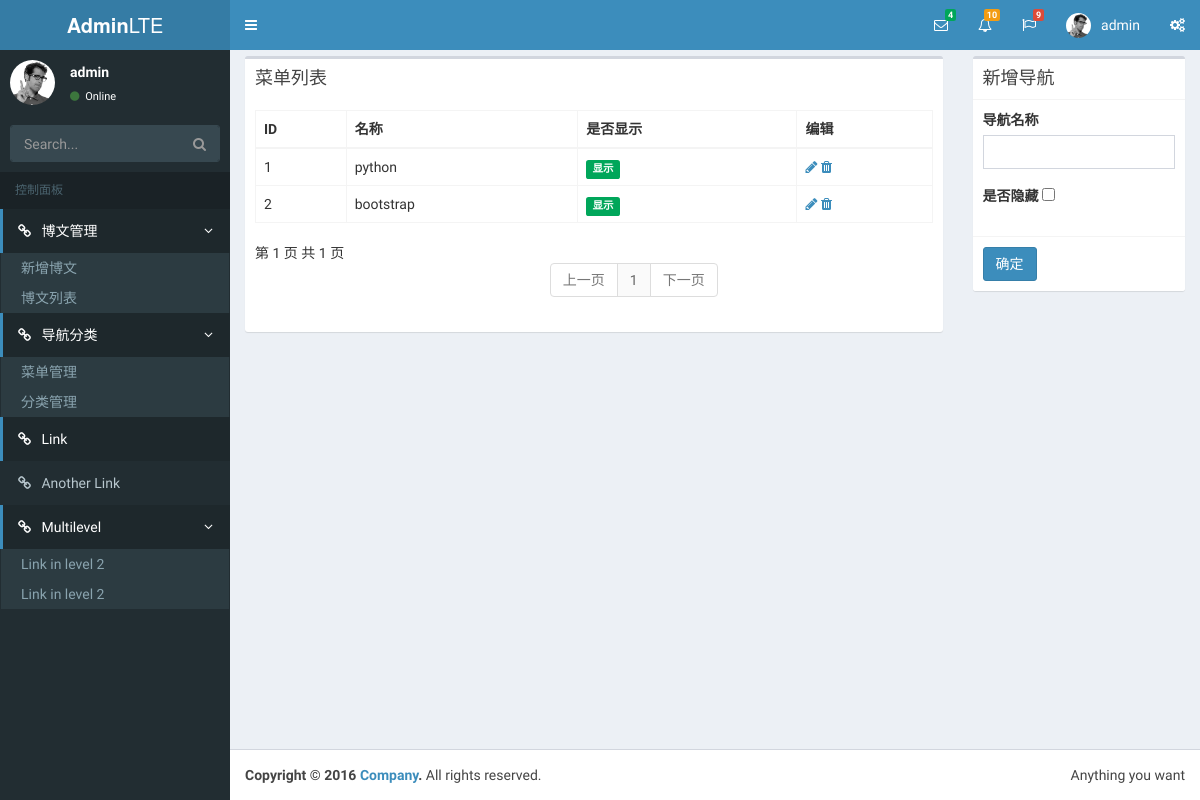
Screenshot of /admin/menu/ (signed in) with the database file from the repository.
### app/models.py (models this page shows, shortened)
class User(db.Model, UserMixin):
    __tablename__ = 'user'
    id = db.Column(db.Integer, primary_key=True)
    posts = db.relationship('Post', backref='author', lazy='dynamic')
    userName = db.Column(db.String(32))
    email = db.Column(db.String(64), unique=True, index=True)
    password_hash = db.Column(db.String(128))
    @property
    def password(self):
        raise AttributeError(u'该属性只读')

class Menus(db.Model):
    __tablename__ = 'menus'
    id = db.Column(db.Integer, primary_key=True)
    menucategory = db.relationship('Category', backref='menus', lazy='dynamic')
    menuName = db.Column(db.String(24), unique=True, index=True, nullable=False)
    orderNo = db.Column(db.Integer)
    visible = db.Column(db.Boolean, default=False)

### app/admin/views.py (the view)
@admin.route('/menu/')
@admin.route('/menu/<int:page>')
@login_required
def menu_list(page=1):
    menulst = Menus.query.order_by(Menus.orderNo).paginate(page, per_page=10)
    addmenuform = AddMenuForm()
    return render_template('admin/menu.html', menulst=menulst,
                           addmenuform=addmenuform)

### app/admin/forms.py
class AddMenuForm(FlaskForm):
    menuname = StringField(u'导航名称',
                           validators=[DataRequired(message=u'导航名称不能为空')])
    visibled = BooleanField(u'是否隐藏')
    submit = SubmitField(u'确定')

### app/models.py (called while the page is built)
@login_manager.user_loader
def load_user(user_id):
    return User.query.get(int(user_id))

### app/templates/admin/menu.html (shortened to what this page needs)
{% extends 'admin/admin-base.html' %}
{% import 'admin/_macro.html' as helper %}
{% block content %}
    <div class="row">
        <div class="col-md-9">
            <div class="box">
                <div class="box-header">
                    <h3 class="box-title">菜单列表</h3>
                </div>
                <div class="box-body">
                    <div id="example2_wrapper"
                         class="dataTables_wrapper form-inline dt-bootstrap">
                        <div class="row">
                            <div class="col-sm-6"></div>
                            <div class="col-sm-6"></div>
                        </div>
                        <div class="row">
                            <div class="col-sm-12">
                                <table id="example2"
                                       class="table table-bordered table-hover dataTable"
                                       role="grid"
                                       aria-describedby="example2_info">
                                    <thead>
                                    <tr role="row">
                                        <th class="sorting_asc" tabindex="0"
                                            aria-controls="example2" rowspan="1"
                                            colspan="1" aria-sort="ascending"
                                            aria-label="Rendering engine: activate to sort column descending">
                                            ID
                                        </th>
                                        <th class="sorting" tabindex="0"
                                            aria-controls="example2" rowspan="1"
                                            colspan="1"
                                            aria-label="Browser: activate to sort column ascending">
                                            名称
                                        </th>
                                        <th class="sorting" tabindex="0"
                                            aria-controls="example2" rowspan="1"
                                            colspan="1"
                                            aria-label="Platform(s): activate to sort column ascending">
                                            是否显示
                                        </th>
                                        <th class="sorting" tabindex="0"
                                            aria-controls="example2" rowspan="1"
                                            colspan="1"
                                            aria-label="Engine version: activate to sort column ascending">
                                            编辑
                                        </th>
                                    </tr>
                                    </thead>
                                    <tbody>
                                    {% for menu in menulst.items %}
                                        <tr role="row" class="{{ loop.cycle('odd','even') }}">
                                            <td class="sorting_1">{{ menu.id }}</td>
                                            <td>{{ menu.menuName }}</td>
                                            <td><span
                                                    class="label label-{{ 'warning' if menu.visible else 'success' }}">{{ '隐藏' if menu.visible else '显示' }}</span>
                                            </td>
                                            <td>
                                                <a href="{{ url_for('admin.menu_edit',id=menu.id) }}" title="修改"><i
                                                        class="fa fa-pencil"></i></a>
                                                <a onclick="delMenu('{{ url_for('admin.menu_del',id=menu.id) }}')"><i
                                                        class="fa fa-trash"></i></a>
                                            </td>
                                        </tr>
                                    {% endfor %}
                                    </tbody>
                                </table>
                            </div>
                        </div>
                        {{ helper.render_pagination(menulst,'.menu_list') }}
                    </div>
                </div>
            </div>
        </div>
        <div class="col-md-3">
            <div class="box box-default">
                <div class="box-header with-border">
                    <h3 class="box-title">新增导航</h3>
                </div>
                <form action="{{ url_for('admin.menu_add') }}" method="POST" role="form">
                    <div class="box-body">
                        <div class="form-group">
                            {{ addmenuform.menuname.label() }}
                            {{ addmenuform.menuname(class_="form-control") }}
                        </div>
                        <div class="form-group">
                            {{ addmenuform.visibled.label() }}
                            {{ addmenuform.visibled() }}
                        </div>
                    </div>
                    <div class="box-footer">
                        {{ addmenuform.submit(class_="btn btn-primary") }}
                    </div>
                </form>
            </div>
        </div>
    </div>
{% endblock %}

### app/templates/admin/admin-base.html (shortened to what this page needs)
<!DOCTYPE html>
<html>
<head>
    <link rel="stylesheet"
          href="{{ url_for('static',filename='bootstrap/css/bootstrap.min.css') }}">
    <link rel="stylesheet"
          href="https://cdnjs.cloudflare.com/ajax/libs/font-awesome/4.5.0/css/font-awesome.min.css">
    <link rel="stylesheet"
          href="https://cdnjs.cloudflare.com/ajax/libs/ionicons/2.0.1/css/ionicons.min.css">
    <link rel="stylesheet"
          href="{{ url_for('static',filename="dist/css/AdminLTE.min.css") }}">
    <link rel="stylesheet"
          href="{{ url_for('static',filename="dist/css/skins/skin-blue.min.css") }}">
</head>
<body class="hold-transition skin-blue sidebar-mini">
<div class="wrapper">
    <header class="main-header">
        <a href="index2.html" class="logo">
            <span class="logo-lg"><b>Admin</b>LTE</span>
        </a>
        <nav class="navbar navbar-fixed-top" role="navigation">
            <a href="#" class="sidebar-toggle" data-toggle="offcanvas"
               role="button">
            </a>
            <div class="navbar-custom-menu">
                <ul class="nav navbar-nav">
                    <li class="dropdown messages-menu">
                        <a href="#" class="dropdown-toggle"
                           data-toggle="dropdown">
                            <i class="fa fa-envelope-o"></i>
                            <span class="label label-success">4</span>
                        </a>
                    </li>
                    <li class="dropdown notifications-menu">
                        <a href="#" class="dropdown-toggle"
                           data-toggle="dropdown">
                            <i class="fa fa-bell-o"></i>
                            <span class="label label-warning">10</span>
                        </a>
                    </li>
                    <li class="dropdown tasks-menu">
                        <a href="#" class="dropdown-toggle"
                           data-toggle="dropdown">
                            <i class="fa fa-flag-o"></i>
                            <span class="label label-danger">9</span>
                        </a>
                    </li>
                    {% if current_user.is_authenticated %}
                        <li class="dropdown user user-menu">
                            <a href="#" class="dropdown-toggle"
                               data-toggle="dropdown">
                                <img src="{{ url_for('static',filename="dist/img/user2-160x160.jpg") }}"
                                     class="user-image" alt="User Image">
                                <span class="hidden-xs">{{ current_user.userName }}</span>
                            </a>
                        </li>
                    {% endif %}
                    <li>
                        <a href="#" data-toggle="control-sidebar"><i
                                class="fa fa-gears"></i></a>
                    </li>
                </ul>
            </div>
        </nav>
    </header>
    <aside class="main-sidebar">
        <section class="sidebar">
            <div class="user-panel">
                <div class="pull-left image">
                    <img src="{{ url_for('static',filename="dist/img/user2-160x160.jpg") }}"
                         class="img-circle" alt="User Image">
                </div>
                {% if current_user.is_authenticated %}
                    <div class="pull-left info">
                    <p>{{ current_user.userName }}</p>
                    <a href="#"><i class="fa fa-circle text-success"></i> Online</a>
                </div>
                {% endif %}
            </div>
            <form action="#" method="get" class="sidebar-form">
                <div class="input-group">
                    <input type="text" name="q" class="form-control"
                           placeholder="Search...">
                    <span class="input-group-btn">
                <button type="submit" name="search" id="search-btn"
                        class="btn btn-flat"><i class="fa fa-search"></i>
                </button>
              </span>
                </div>
            </form>
            <ul class="sidebar-menu">
                <li class="header">控制面板</li>
                <li class="treeview active">
                    <a href="#"><i class="fa fa-link"></i>
                        <span>博文管理</span>
                        <span class="pull-right-container">
              <i class="fa fa-angle-left pull-right"></i>
            </span>
                    </a>
                    <ul class="treeview-menu">
                        <li><a href="{{ url_for('admin.post_add') }}">新增博文</a>
                        </li>
                        <li><a href="{{ url_for('admin.post_list') }}">博文列表</a>
                        </li>
                    </ul>
                </li>
                <li class="treeview active">
                    <a href="#"><i class="fa fa-link"></i>
                        <span>导航分类</span>
                        <span class="pull-right-container">
              <i class="fa fa-angle-left pull-right"></i>
            </span>
                    </a>
                    <ul class="treeview-menu">
                        <li><a href="{{ url_for('admin.menu_list') }}">菜单管理</a></li>
                        <li>
                            <a href="{{ url_for('admin.category_list') }}">分类管理</a>
                        </li>
                    </ul>
                </li>
                <li class="active"><a href="#"><i class="fa fa-link"></i> <span>Link</span></a>
                </li>
                <li><a href="#"><i class="fa fa-link"></i>
                    <span>Another Link</span></a></li>
                <li class="treeview active">
                    <a href="#"><i class="fa fa-link"></i>
                        <span>Multilevel</span>
                        <span class="pull-right-container">
              <i class="fa fa-angle-left pull-right"></i>
            </span>
                    </a>
                    <ul class="treeview-menu">
                        <li><a href="#">Link in level 2</a></li>
                        <li><a href="#">Link in level 2</a></li>
                    </ul>
                </li>
            </ul>
        </section>
    </aside>
    <div class="content-wrapper">
        <section class="content-header">
            <h1>
                <small>Optional description</small>
            </h1>
            <ol class="breadcrumb">
                <li><a href="#"> Level</a></li>
                <li class="active">Here</li>
            </ol>
        </section>
        <section class="content">
            {% block content %}
            {% endblock %}
        </section>
    </div>
    <footer class="main-footer">
        <div class="pull-right hidden-xs">
            Anything you want
        </div>
        <strong>Copyright &copy; 2016 <a href="#">Company</a>.</strong> All
        rights reserved.
    </footer>
</div>
</body>
</html>

### rows the page displays
User: userName "admin"
Menus: id "1", menuName "python", visible "显示"
Menus: id "2", menuName "bootstrap", visible "显示"

### other values shown
{{ pagination.page }} "1"
{{ pagination.pages }} "1"
{{ page }} "1"
{{ addmenuform.menuname.label() }} "导航名称"
{{ addmenuform.visibled.label() }} "是否隐藏"
